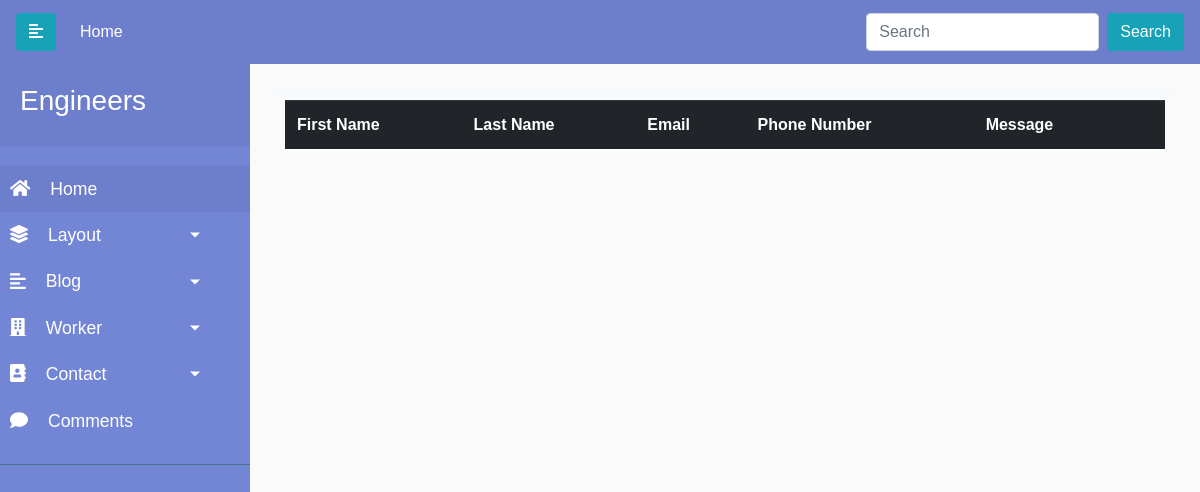
Before: /admin/contact with the older database file.
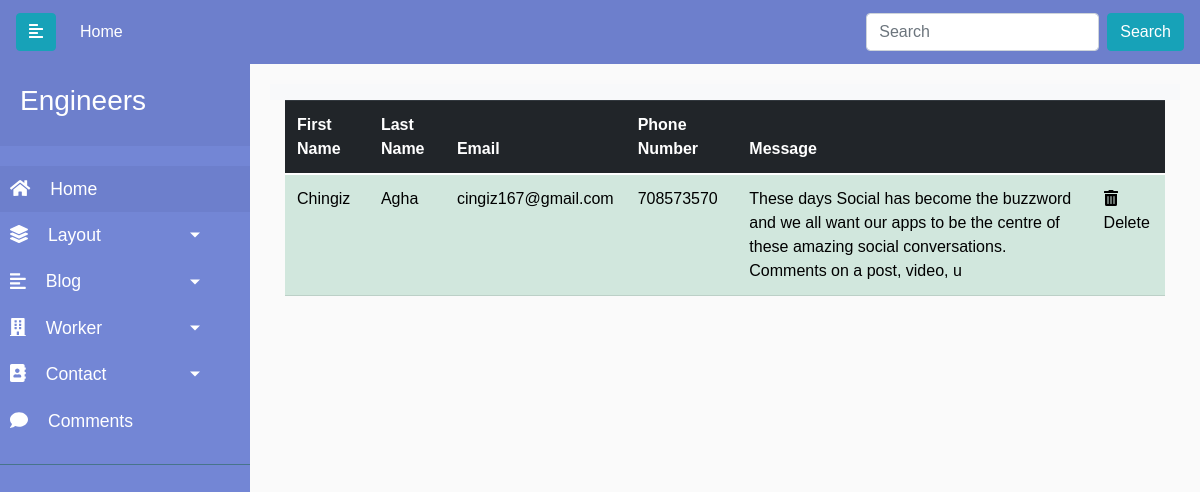
After: the same page with the newer database file.
### engineers/models.py (models this page shows)
class Contact(db.Model):
    id = db.Column(db.Integer, primary_key=True)
    first_name = db.Column(db.String(50), nullable=False)
    last_name = db.Column(db.String(50), nullable=False)
    email = db.Column(db.String(50), nullable=False)
    phone = db.Column(db.Integer, nullable=False)
    message = db.Column(db.Text, nullable=False)

### engineers/controllers.py (the view)
@app.route('/admin/contact')
def contact_info():
    contacts = Contact.query.all()
    return render_template ('admin/contact.html', contacts=contacts)

### engineers/templates/admin/contact.html
{% extends 'admin/base.html' %}
{% block content %}
<div class="container">
    <div class="row ">
      <div class="col">
        <table class="table table-success" >
          <thead class="thead-dark">
              <tr>
                <th scope="col">First Name</th>
                <th scope="col">Last Name</th>
                <th scope="col">Email</th>
                <th scope="col">Phone Number</th>
                <th scope="col">Message</th>
                <th></th>
              </tr>
            </thead>
            <tbody>
              {% for contact in contacts %}
              <tr>
                <td>{{contact.first_name}}</td>
                <td>{{contact.last_name}}</td>
                <td>{{contact.email}}</td>
                <td>{{contact.phone}}</td>
                <td>{{contact.message}}</td>
                <td><a href="{{url_for('contact_delete', id=contact.id)}}"><i class="fas fa-trash-alt"></i>Delete</a></td>
              </tr>
              {% endfor %}
            </tbody>
          </table>
      </div>
    </div>
  </div>
</div>
{% endblock %}

Changed rows visible on the page:
added Contact: first_name "Chingiz", last_name "Agha", email "cingiz167@gmail.com", phone "708573570", message "These days Social has become the buzzword and we all want our apps to be the centre of these amazing social conversations. Comments on a post, video, u"
